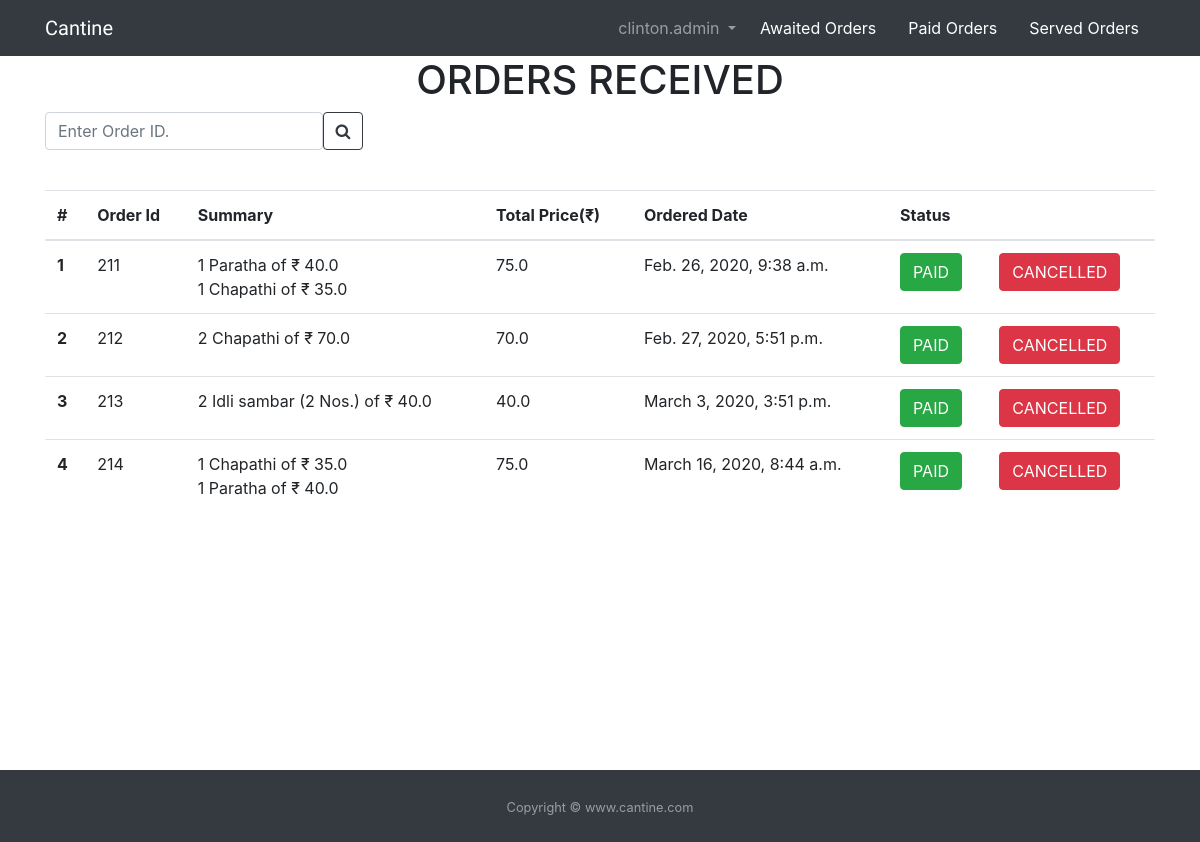
Screenshot of /staff_admin/home/Awaited-orders/ (signed in) with the database file from the repository.
### inventory/models.py (models this page shows, shortened)
class Order(models.Model):
    orderitems  = models.ManyToManyField(Cart)
    total_price=models.FloatField(default=0)
    user = models.ForeignKey(User, on_delete=models.CASCADE)
    ordered = models.BooleanField(default=False)
    created = models.DateTimeField(auto_now_add=True)
    paid = models.CharField(max_length=5, default='null')   #yes no
    delivered =models.CharField(max_length=5, default='null') #yes no

class Cart(models.Model):
    user = models.ForeignKey(User, on_delete=models.CASCADE)
    item = models.ForeignKey(Product, on_delete=models.CASCADE)
    quantity = models.IntegerField(default=1)
    created = models.DateTimeField(auto_now_add=True)
    purchased = models.BooleanField(default=False)
    served = models.BooleanField(default=False)
    served_date = models.DateTimeField(auto_now_add=True)
    def __str__(self):
        return '{}{}{}{}{}'.format(self.quantity,' ',self.item.name,' of ₹ ',self.item.price * self.quantity)

class  Product(models.Model):
    mainimage = models.ImageField(upload_to='inventory/images/', blank=False)
    name = models.CharField(max_length=300)
    category = models.ForeignKey(Category, on_delete=models.CASCADE)
    preview_text = models.TextField(max_length=200, verbose_name='Preview Text')
    detail_text = models.TextField(max_length=200, verbose_name='Detail Text')
    price = models.FloatField()
    available = models.BooleanField(default=True)

### staff_admin/views.py (the view)
# urls.py: path('staff_admin/home/Awaited-orders/',views.awaited_orders,name='awaited_orders'),
@login_required
@staff_member_required
def awaited_orders(request):
    queryset = Order.objects.filter(paid='null', ordered=True)
    page = request.GET.get('page', 1)
    paginator = Paginator(queryset, 20)
    try:
        aw_orders = paginator.page(page)
    except PageNotAnInteger:
        aw_orders = paginator.page(1)
    except EmptyPage:
        aw_orders = paginator.page(paginator.num_pages)
    return render(request, 'awaited_orders.html',{'aw_orders':aw_orders})

### templates/awaited_orders.html (shortened to what this page needs)
{% extends 'order_base.html' %}
{% load static %}
{% block stylesheet %}
<link rel="stylesheet" href="https://maxcdn.bootstrapcdn.com/bootstrap/4.0.0/css/bootstrap.min.css">
{% endblock%}
{% block content %}
{% if aw_orders%}
<h1 align="center" color="red">ORDERS RECEIVED</h1>
<form name="myform" method="POST" action="{% url 'search' %}">
  <div class="form-group">
    <div class="row no-gutters">
        <div class="col-lg-3">
          <input type="number" class="form-control" name="search" placeholder="Enter Order ID." />
        </div>
        <div class="col-lg-2">
          <button class="btn btn-outline-dark" type="submit"><i class="fa fa-search" aria-hidden="true"></i></button>
        </div>
    </div><br>
  </div>
</form>
<table class="table" color="blue">
    <thead class="thead-inverse">
      <tr>
          <th >#</th>
          <th >Order Id</th>
          <th >Summary</th>
          <th >Total Price(₹)</th>
          <th> Ordered Date</th>
          <th colspan=2 > Status</th>
        </tr>
      </thead>
      <div class="height">
      <tbody>
        {% for order in aw_orders %}
        <tr>
          <th>{{ forloop.counter }}</th>
          <td>{{ order.pk }}</td>
          <td id="item-name">{% for oi in order.orderitems.all %}{{ oi }}<br/>{% endfor %}</td>
          <td id="item-price">{{order.total_price}}</td>
          <td> {{order.created}}</td>
          <td><a class="btn btn-success" href="{% url 'order_paid_btn' order.pk %}">PAID</a></td>
          <td><a href="{% url 'order_cancelled_btn' order.pk %}" class="btn btn-danger" >CANCELLED</a></td>
        </tr>
      {% endfor %}
        </tbody>
      </table>
    </div>
{% else %}
<br>
<br>
<h1 align="center">You donot have Any awaited orders. RELAX!!!.</h1>
{% endif %}
{% endblock %}

### templates/order_base.html (shortened to what this page needs)
{% load static %}
<!DOCTYPE html>
<html>
  <head>
    <link rel="stylesheet" href="https://cdnjs.cloudflare.com/ajax/libs/font-awesome/4.7.0/css/font-awesome.min.css">
    <link rel="stylesheet" href="https://maxcdn.bootstrapcdn.com/bootstrap/4.4.1/css/bootstrap.min.css">
    <link rel="stylesheet" href="{% static 'css/bootstrap.min.css' %}">
    <link rel="stylesheet" href="{% static 'css/toastr.css' %}" media="all">
    <link rel="stylesheet" href="{% static 'css/app.css' %}">
    {% block stylesheet %}
    {% endblock %}
  </head>
  <body>
    {% block body %}
    <nav class="navbar navbar-expand-sm navbar-dark bg-dark">
      <div class="container">
        <div class="row justify-content-between">
          <div class="col-10 col-lg-4 col-md-3">
            <a class="navbar-brand" href="{% url 'admin_home' %}">Cantine</a>
          </div>
          <div class="col-2 col-lg-3 col-md-3">
          </div>
          </div>
            <div class="collapse navbar-collapse " id="mainMenu">
                <ul class="navbar-nav ml-auto">
                  <li class="nav-item dropdown">
                    <a class="nav-link dropdown-toggle" href="#" id="userMenu" data-toggle="dropdown" aria-haspopup="true" aria-expanded="false">
                      {{ user.username }}
                    </a>
                  </li>
                </ul>
                <a class="nav-link" href="{% url 'awaited_orders' %}">
                  Awaited Orders
                </a>
                <a class="nav-link" href="{% url 'all_paid_orders' %}">
                    Paid Orders
                </a>
                <a class="nav-link" href="{% url 'show_total_orders' %}">
                  Served Orders
              </a>
            </div>
        </div>
    </nav>
<div class="container">
    {% block content %}
    {% endblock %}
{% endblock body %}
  </body>
  <footer id="footer" class="py-4 bg-dark text-white-50" >
    <div class="container text-center">
      <small>Copyright &copy; www.cantine.com</small>
      </div>
  </footer>
  </html>
</html>

### static/css/app.css (style rules this page uses)
.navbar-brand { font-family: 'Peralta', cursive; }
.nav-link { color: white; }

### rows the page displays
Order: pk "211", total_price "75.0", created "Feb. 26, 2020, 9:38 a.m."
Cart: quantity+item "1 Paratha of ₹ 40.0"
Cart: quantity+item "1 Chapathi of ₹ 35.0"
Order: pk "212", total_price "70.0", created "Feb. 27, 2020, 5:51 p.m."
Cart: quantity+item "2 Chapathi of ₹ 70.0"
Order: pk "213", total_price "40.0", created "March 3, 2020, 3:51 p.m."
Cart: quantity+item "2 Idli sambar (2 Nos.) of ₹ 40.0"
Order: pk "214", total_price "75.0", created "March 16, 2020, 8:44 a.m."
Cart: quantity+item "1 Chapathi of ₹ 35.0"
Cart: quantity+item "1 Paratha of ₹ 40.0"

### other values shown
{{ user.username }} "clinton.admin"
